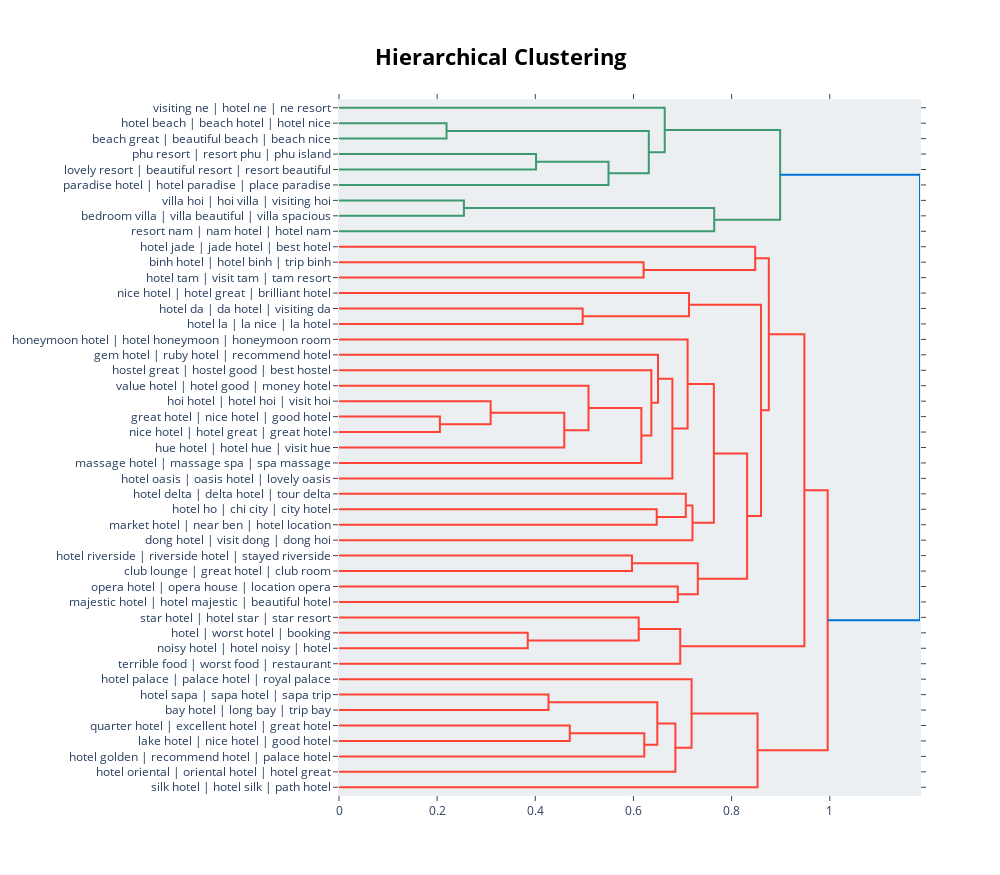

The notebook cell saved with this chart:
### Code cell
topic_model.visualize_hierarchy(custom_labels=True)

### Figure 1 — Plotly figure (JSON) as saved in the notebook; plotly's stock layout.template omitted (floating-point values rounded to 4 significant figures)
{"data": [{"hoverinfo": "text", "marker": {"color": "rgb(61,153,112)"}, "mode": "lines", "type": "scatter", "x": [0, 0.2192, 0.2192, 0], "xaxis": "x", "y": [-15, -15, -25, -25], "yaxis": "y"}, {"hoverinfo": "text", "marker": {"color": "rgb(61,153,112)"}, "mode": "lines", "type": "scatter", "x": [0, 0.4015, 0.4015, 0], "xaxis": "x", "y": [-35, -35, -45, -45], "yaxis": "y"}, {"hoverinfo": "text", "marker": {"color": "rgb(61,153,112)"}, "mode": "lines", "type": "scatter", "x": [0.4015, 0.5491, 0.5491, 0], "xaxis": "x", "y": [-40, -40, -55, -55], "yaxis": "y"}, {"hoverinfo": "text", "marker": {"color": "rgb(61,153,112)"}, "mode": "lines", "type": "scatter", "x": [0.2192, 0.6312, 0.6312, 0.5491], "xaxis": "x", "y": [-20, -20, -47.5, -47.5], "yaxis": "y"}, {"hoverinfo": "text", "marker": {"color": "rgb(61,153,112)"}, "mode": "lines", "type": "scatter", "x": [0, 0.6637, 0.6637, 0.6312], "xaxis": "x", "y": [-5, -5, -33.75, -33.75], "yaxis": "y"}, {"hoverinfo": "text", "marker": {"color": "rgb(61,153,112)"}, "mode": "lines", "type": "scatter", "x": [0, 0.2545, 0.2545, 0], "xaxis": "x", "y": [-65, -65, -75, -75], "yaxis": "y"}, {"hoverinfo": "text", "marker": {"color": "rgb(61,153,112)"}, "mode": "lines", "type": "scatter", "x": [0.2545, 0.7645, 0.7645, 0], "xaxis": "x", "y": [-70, -70, -85, -85], "yaxis": "y"}, {"hoverinfo": "text", "marker": {"color": "rgb(61,153,112)"}, "mode": "lines", "type": "scatter", "x": [0.6637, 0.8988, 0.8988, 0.7645], "xaxis": "x", "y": [-19.38, -19.38, -77.5, -77.5], "yaxis": "y"}, {"hoverinfo": "text", "marker": {"color": "rgb(255,65,54)"}, "mode": "lines", "type": "scatter", "x": [0, 0.6206, 0.6206, 0], "xaxis": "x", "y": [-105, -105, -115, -115], "yaxis": "y"}, {"hoverinfo": "text", "marker": {"color": "rgb(255,65,54)"}, "mode": "lines", "type": "scatter", "x": [0, 0.8481, 0.8481, 0.6206], "xaxis": "x", "y": [-95, -95, -110, -110], "yaxis": "y"}, {"hoverinfo": "text", "marker": {"color": "rgb(255,65,54)"}, "mode": "lines", "type": "scatter", "x": [0, 0.4964, 0.4964, 0], "xaxis": "x", "y": [-135, -135, -145, -145], "yaxis": "y"}, {"hoverinfo": "text", "marker": {"color": "rgb(255,65,54)"}, "mode": "lines", "type": "scatter", "x": [0, 0.7131, 0.7131, 0.4964], "xaxis": "x", "y": [-125, -125, -140, -140], "yaxis": "y"}, {"hoverinfo": "text", "marker": {"color": "rgb(255,65,54)"}, "mode": "lines", "type": "scatter", "x": [0, 0.2056, 0.2056, 0], "xaxis": "x", "y": [-205, -205, -215, -215], "yaxis": "y"}, {"hoverinfo": "text", "marker": {"color": "rgb(255,65,54)"}, "mode": "lines", "type": "scatter", "x": [0, 0.309, 0.309, 0.2056], "xaxis": "x", "y": [-195, -195, -210, -210], "yaxis": "y"}, {"hoverinfo": "text", "marker": {"color": "rgb(255,65,54)"}, "mode": "lines", "type": "scatter", "x": [0.309, 0.459, 0.459, 0], "xaxis": "x", "y": [-202.5, -202.5, -225, -225], "yaxis": "y"}, {"hoverinfo": "text", "marker": {"color": "rgb(255,65,54)"}, "mode": "lines", "type": "scatter", "x": [0, 0.5083, 0.5083, 0.459], "xaxis": "x", "y": [-185, -185, -213.8, -213.8], "yaxis": "y"}, {"hoverinfo": "text", "marker": {"color": "rgb(255,65,54)"}, "mode": "lines", "type": "scatter", "x": [0.5083, 0.6161, 0.6161, 0], "xaxis": "x", "y": [-199.4, -199.4, -235, -235], "yaxis": "y"}, {"hoverinfo": "text", "marker": {"color": "rgb(255,65,54)"}, "mode": "lines", "type": "scatter", "x": [0, 0.6364, 0.6364, 0.6161], "xaxis": "x", "y": [-175, -175, -217.2, -217.2], "yaxis": "y"}, {"hoverinfo": "text", "marker": {"color": "rgb(255,65,54)"}, "mode": "lines", "type": "scatter", "x": [0, 0.6501, 0.6501, 0.6364], "xaxis": "x", "y": [-165, -165, -196.1, -196.1], "yaxis": "y"}, {"hoverinfo": "text", "marker": {"color": "rgb(255,65,54)"}, "mode": "lines", "type": "scatter", "x": [0.6501, 0.6793, 0.6793, 0], "xaxis": "x", "y": [-180.5, -180.5, -245, -245], "yaxis": "y"}, {"hoverinfo": "text", "marker": {"color": "rgb(255,65,54)"}, "mode": "lines", "type": "scatter", "x": [0, 0.7103, 0.7103, 0.6793], "xaxis": "x", "y": [-155, -155, -212.8, -212.8], "yaxis": "y"}, {"hoverinfo": "text", "marker": {"color": "rgb(255,65,54)"}, "mode": "lines", "type": "scatter", "x": [0, 0.6474, 0.6474, 0], "xaxis": "x", "y": [-265, -265, -275, -275], "yaxis": "y"}, {"hoverinfo": "text", "marker": {"color": "rgb(255,65,54)"}, "mode": "lines", "type": "scatter", "x": [0, 0.7066, 0.7066, 0.6474], "xaxis": "x", "y": [-255, -255, -270, -270], "yaxis": "y"}, {"hoverinfo": "text", "marker": {"color": "rgb(255,65,54)"}, "mode": "lines", "type": "scatter", "x": [0.7066, 0.7203, 0.7203, 0], "xaxis": "x", "y": [-262.5, -262.5, -285, -285], "yaxis": "y"}, {"hoverinfo": "text", "marker": {"color": "rgb(255,65,54)"}, "mode": "lines", "type": "scatter", "x": [0.7103, 0.7638, 0.7638, 0.7203], "xaxis": "x", "y": [-183.9, -183.9, -273.8, -273.8], "yaxis": "y"}, {"hoverinfo": "text", "marker": {"color": "rgb(255,65,54)"}, "mode": "lines", "type": "scatter", "x": [0, 0.597, 0.597, 0], "xaxis": "x", "y": [-295, -295, -305, -305], "yaxis": "y"}, {"hoverinfo": "text", "marker": {"color": "rgb(255,65,54)"}, "mode": "lines", "type": "scatter", "x": [0, 0.6902, 0.6902, 0], "xaxis": "x", "y": [-315, -315, -325, -325], "yaxis": "y"}, {"hoverinfo": "text", "marker": {"color": "rgb(255,65,54)"}, "mode": "lines", "type": "scatter", "x": [0.597, 0.7311, 0.7311, 0.6902], "xaxis": "x", "y": [-300, -300, -320, -320], "yaxis": "y"}, {"hoverinfo": "text", "marker": {"color": "rgb(255,65,54)"}, "mode": "lines", "type": "scatter", "x": [0.7638, 0.8316, 0.8316, 0.7311], "xaxis": "x", "y": [-228.8, -228.8, -310, -310], "yaxis": "y"}, {"hoverinfo": "text", "marker": {"color": "rgb(255,65,54)"}, "mode": "lines", "type": "scatter", "x": [0.7131, 0.8599, 0.8599, 0.8316], "xaxis": "x", "y": [-132.5, -132.5, -269.4, -269.4], "yaxis": "y"}, {"hoverinfo": "text", "marker": {"color": "rgb(255,65,54)"}, "mode": "lines", "type": "scatter", "x": [0.8481, 0.8758, 0.8758, 0.8599], "xaxis": "x", "y": [-102.5, -102.5, -201.0, -201.0], "yaxis": "y"}, {"hoverinfo": "text", "marker": {"color": "rgb(255,65,54)"}, "mode": "lines", "type": "scatter", "x": [0, 0.3845, 0.3845, 0], "xaxis": "x", "y": [-345, -345, -355, -355], "yaxis": "y"}, {"hoverinfo": "text", "marker": {"color": "rgb(255,65,54)"}, "mode": "lines", "type": "scatter", "x": [0, 0.6106, 0.6106, 0.3845], "xaxis": "x", "y": [-335, -335, -350, -350], "yaxis": "y"}, {"hoverinfo": "text", "marker": {"color": "rgb(255,65,54)"}, "mode": "lines", "type": "scatter", "x": [0.6106, 0.6953, 0.6953, 0], "xaxis": "x", "y": [-342.5, -342.5, -365, -365], "yaxis": "y"}, {"hoverinfo": "text", "marker": {"color": "rgb(255,65,54)"}, "mode": "lines", "type": "scatter", "x": [0.8758, 0.9483, 0.9483, 0.6953], "xaxis": "x", "y": [-151.7, -151.7, -353.8, -353.8], "yaxis": "y"}, {"hoverinfo": "text", "marker": {"color": "rgb(255,65,54)"}, "mode": "lines", "type": "scatter", "x": [0, 0.4268, 0.4268, 0], "xaxis": "x", "y": [-385, -385, -395, -395], "yaxis": "y"}, {"hoverinfo": "text", "marker": {"color": "rgb(255,65,54)"}, "mode": "lines", "type": "scatter", "x": [0, 0.4702, 0.4702, 0], "xaxis": "x", "y": [-405, -405, -415, -415], "yaxis": "y"}, {"hoverinfo": "text", "marker": {"color": "rgb(255,65,54)"}, "mode": "lines", "type": "scatter", "x": [0.4702, 0.622, 0.622, 0], "xaxis": "x", "y": [-410, -410, -425, -425], "yaxis": "y"}, {"hoverinfo": "text", "marker": {"color": "rgb(255,65,54)"}, "mode": "lines", "type": "scatter", "x": [0.4268, 0.6486, 0.6486, 0.622], "xaxis": "x", "y": [-390, -390, -417.5, -417.5], "yaxis": "y"}, {"hoverinfo": "text", "marker": {"color": "rgb(255,65,54)"}, "mode": "lines", "type": "scatter", "x": [0.6486, 0.6854, 0.6854, 0], "xaxis": "x", "y": [-403.8, -403.8, -435, -435], "yaxis": "y"}, {"hoverinfo": "text", "marker": {"color": "rgb(255,65,54)"}, "mode": "lines", "type": "scatter", "x": [0, 0.7184, 0.7184, 0.6854], "xaxis": "x", "y": [-375, -375, -419.4, -419.4], "yaxis": "y"}, {"hoverinfo": "text", "marker": {"color": "rgb(255,65,54)"}, "mode": "lines", "type": "scatter", "x": [0.7184, 0.8529, 0.8529, 0], "xaxis": "x", "y": [-397.2, -397.2, -445, -445], "yaxis": "y"}, {"hoverinfo": "text", "marker": {"color": "rgb(255,65,54)"}, "mode": "lines", "type": "scatter", "x": [0.9483, 0.9957, 0.9957, 0.8529], "xaxis": "x", "y": [-252.7, -252.7, -421.1, -421.1], "yaxis": "y"}, {"hoverinfo": "text", "marker": {"color": "rgb(0,116,217)"}, "mode": "lines", "type": "scatter", "x": [0.8988, 1.184, 1.184, 0.9957], "xaxis": "x", "y": [-48.44, -48.44, -336.9, -336.9], "yaxis": "y"}], "layout": {"autosize": false, "height": 875, "hoverlabel": {"bgcolor": "white", "font": {"family": "Rockwell", "size": 16}}, "hovermode": "closest", "plot_bgcolor": "#ECEFF1", "showlegend": false, "title": {"font": {"color": "Black", "size": 22}, "text": "<b>Hierarchical Clustering</b>", "x": 0.5, "xanchor": "center", "yanchor": "top"}, "width": 1000, "xaxis": {"mirror": "allticks", "rangemode": "tozero", "showgrid": false, "showline": true, "showticklabels": true, "ticks": "outside", "type": "linear", "zeroline": false}, "yaxis": {"mirror": "allticks", "range": [-450, 0], "rangemode": "tozero", "showgrid": false, "showline": true, "showticklabels": true, "tickmode": "array", "ticks": "outside", "ticktext": ["visiting ne | hotel ne | ne resort", "hotel beach | beach hotel | hotel nice", "beach great | beautiful beach | beach nice", "phu resort | resort phu | phu island", "lovely resort | beautiful resort | resort beautiful", "paradise hotel | hotel paradise | place paradise", "villa hoi | hoi villa | visiting hoi", "bedroom villa | villa beautiful | villa spacious", "resort nam | nam hotel | hotel nam", "hotel jade | jade hotel | best hotel", "binh hotel | hotel binh | trip binh", "hotel tam | visit tam | tam resort", "nice hotel | hotel great | brilliant hotel", "hotel da | da hotel | visiting da", "hotel la | la nice | la hotel", "honeymoon hotel | hotel honeymoon | honeymoon room", "gem hotel | ruby hotel | recommend hotel", "hostel great | hostel good | best hostel", "value hotel | hotel good | money hotel", "hoi hotel | hotel hoi | visit hoi", "great hotel | nice hotel | good hotel", "nice hotel | hotel great | great hotel", "hue hotel | hotel hue | visit hue", "massage hotel | massage spa | spa massage", "hotel oasis | oasis hotel | lovely oasis", "hotel delta | delta hotel | tour delta", "hotel ho | chi city | city hotel", "market hotel | near ben | hotel location", "dong hotel | visit dong | dong hoi", "hotel riverside | riverside hotel | stayed riverside", "club lounge | great hotel | club room", "opera hotel | opera house | location opera", "majestic hotel | hotel majestic | beautiful hotel", "star hotel | hotel star | star resort", "hotel | worst hotel | booking", "noisy hotel | hotel noisy | hotel", "terrible food | worst food | restaurant", "hotel palace | palace hotel | royal palace", "hotel sapa | sapa hotel | sapa trip", "bay hotel | long bay | trip bay", "quarter hotel | excellent hotel | great hotel", "lake hotel | nice hotel | good hotel", "hotel golden | recommend hotel | palace hotel", "hotel oriental | oriental hotel | hotel great", "silk hotel | hotel silk | path hotel"], "tickvals": [-5, -15, -25, -35, -45, -55, -65, -75, -85, -95, -105, -115, -125, -135, -145, -155, -165, -175, -185, -195, -205, -215, -225, -235, -245, -255, -265, -275, -285, -295, -305, -315, -325, -335, -345, -355, -365, -375, -385, -395, -405, -415, -425, -435, -445], "type": "linear", "zeroline": false}}}
